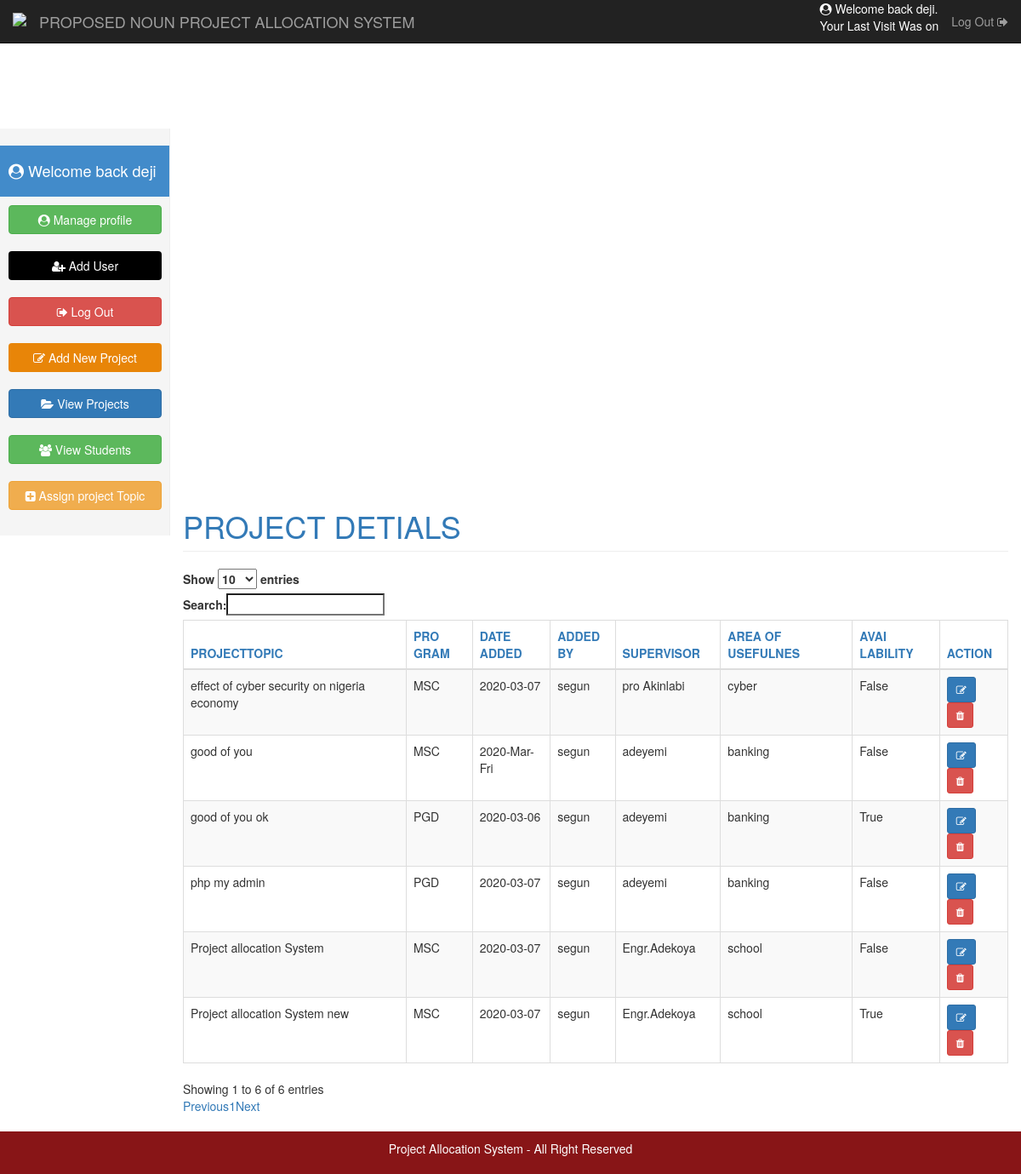
Screenshot of /?View=project (signed in) with the database file from the repository.
### tables this page shows
CREATE TABLE `project` (
  `ID` int(10) NOT NULL,
  `Project_Topic` varchar(100) NOT NULL,
  `Program` varchar(100) NOT NULL,
  `Date_Added` varchar(100) NOT NULL,
  `Added_By` varchar(100) NOT NULL,
  `supervisor` varchar(100) NOT NULL,
  `Area_Of_Knowledge` varchar(100) NOT NULL,
  `Availability` varchar(10) NOT NULL
);

### Model/Context.php (called while the page is built, shortened)
<?php
class Db_Context{
private $Host = "localhost";
    private $Db_Name = "sile";
	private $Db_User_Name = "root";
	private $Db_Password = "" ;
	private $Db_Connection;
function __construct() {
	$this->Db_Connection = $this->Connect();
	}
private function Connect(){
	$Connection = mysqli_connect($this->Host, $this->Db_User_Name, $this->Db_Password,$this->Db_Name);
	return($Connection);
	}
protected function Select($sql){
	$result = mysqli_query($this->Db_Connection,$sql);
	$rows_count = mysqli_num_rows($result);
	if($rows_count > 0){
	while($rows = mysqli_fetch_assoc($result)){ $Array_row[] = $rows; }
			return($Array_row);
	} else
	{ return false ;}
	}
}
?>

### Controller/Controller.php (called while the page is built, shortened)
<?php
include("Model/Context.php");
class Controller extends Db_Context{
	public function Get_Project(){
		$Get_Sql= "SELECT * FROM project";
		$Get_Result = $this->Select($Get_Sql);
		if($Get_Result != false){return($Get_Result);}
	}
}
?>

### Views/project.php (the view, shortened to what this page needs)
<?php
$Obj_Controller = new Controller();
include("navbar.php");
?>
    <div class="container-fluid">
      <div class="row">
        <div class="col-sm-2 col-md-2 sidebar">
          <?php include("sidebar.php"); ?>
        </div>
        <div class="col-sm-10 col-sm-offset-2 col-md-10 col-md-offset-2 main">
          <h1 class="page-header text-primary">PROJECT DETIALS</h1>
          <div class="row ">
          <div class="col-md-12">
          <div class="table-responsive">
          <table id="example" class="table table-bordered table-striped table-hover table-bordered" style="width:100%">
           <thead>
            <tr class="text-primary" style="text-align: center;">
             	<th> PROJECTTOPIC </th>
             	<th> PRO GRAM </th>
             	<th>DATE ADDED </th>
             	<th> ADDED BY </th>
             	<th> SUPERVISOR </th>
             	<th> AREA OF USEFULNES </th>
             		<th> AVAI LABILITY </th>
             		<th> ACTION </th>
               </tr>
             </thead>
              	<tbody>
               	<?php
				   $Rows =  $Obj_Controller->Get_Project();
				   foreach($Rows as $key=>$value){
					   ?>
				<tr>
				 <td> <?php echo   $Rows[$key]["Project_Topic"];?> </td>
              	  <td> <?php echo   $Rows[$key]["Program"];?> </td>
             	    <td> <?php echo   $Rows[$key]["Date_Added"];?> </td>
              	    <td> <?php echo   $Rows[$key]["Added_By"];?> </td>
              	      <td> <?php echo   $Rows[$key]["supervisor"];?> </td>
              	      <td> <?php echo   $Rows[$key]["Area_Of_Knowledge"];?> </td>
              	      <td> <?php echo   $Rows[$key]["Availability"];?> </td>
<td> <a href="?View=edit_project&id=<?php echo   $Rows[$key]["ID"];?>"><button class="btn btn-primary btn-sm"><i class="fa fa-pencil-square-o"></i> </button> </a>
             	       <button class="btn btn-sm btn-danger"><i class="fa fa-trash"></i> </button></td>
               	 </tr>
                 <?php
            }
				  ?>
           </tbody>
            </table>
          </div>
          </div>
        </div>
      </div>
    </div>
<div class="row">
<?php include("footer.php");
	?>

### Css/style.css (style rules this page uses)
@media (min-width: 768px) { .sidebar { position: fixed; top: 51px; bottom: 0; left: 0; z-index: 1000; display: block; padding: 20px; overflow-x: hidden; overflow-y: auto; background-color: #f5f5f5; border-right: 1px solid #eee; } }
.main { padding: 20px; }
@media (min-width: 768px) { .main { padding-right: 40px; padding-left: 40px; } }
.main .page-header { margin-top: 0; }

### rows the page displays
project: Project_Topic "good of you", Program "MSC", Date_Added "2020-Mar-Fri", Added_By "segun", supervisor "adeyemi", Area_Of_Knowledge "banking", Availability "False"
project: Project_Topic "good of you ok", Program "PGD", Date_Added "2020-03-06", Added_By "segun", supervisor "adeyemi", Area_Of_Knowledge "banking", Availability "True"
project: Project_Topic "Project allocation System", Program "MSC", Date_Added "2020-03-07", Added_By "segun", supervisor "Engr.Adekoya", Area_Of_Knowledge "school", Availability "False"
project: Project_Topic "effect of cyber security on nigeria economy", Program "MSC", Date_Added "2020-03-07", Added_By "segun", supervisor "pro Akinlabi", Area_Of_Knowledge "cyber", Availability "False"
project: Project_Topic "php my admin", Program "PGD", Date_Added "2020-03-07", Added_By "segun", supervisor "adeyemi", Area_Of_Knowledge "banking", Availability "False"
project: Project_Topic "Project allocation System new", Program "MSC", Date_Added "2020-03-07", Added_By "segun", supervisor "Engr.Adekoya", Area_Of_Knowledge "school", Availability "True"

### other values shown
$_SESSION["Name"] "deji"
